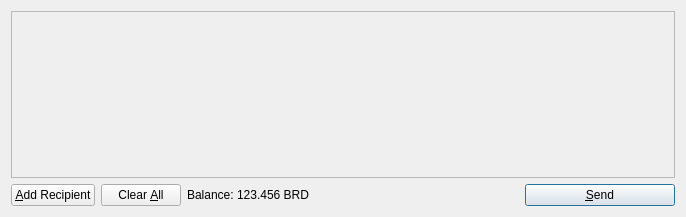
<?xml version="1.0" encoding="UTF-8"?>
<ui version="4.0">
 <class>SendCoinsDialog</class>
 <widget class="QDialog" name="SendCoinsDialog">
  <property name="geometry">
   <rect>
    <x>0</x>
    <y>0</y>
    <width>686</width>
    <height>217</height>
   </rect>
  </property>
  <property name="windowTitle">
   <string>Send Coins</string>
  </property>
  <layout class="QVBoxLayout" name="verticalLayout">
   <item>
    <widget class="QScrollArea" name="scrollArea">
     <property name="widgetResizable">
      <bool>true</bool>
     </property>
     <widget class="QWidget" name="scrollAreaWidgetContents">
      <property name="geometry">
       <rect>
        <x>0</x>
        <y>0</y>
        <width>666</width>
        <height>165</height>
       </rect>
      </property>
      <layout class="QVBoxLayout" name="verticalLayout_2">
       <property name="margin">
        <number>0</number>
       </property>
       <item>
        <layout class="QVBoxLayout" name="entries">
         <property name="spacing">
          <number>6</number>
         </property>
        </layout>
       </item>
       <item>
        <spacer name="verticalSpacer">
         <property name="orientation">
          <enum>Qt::Vertical</enum>
         </property>
         <property name="sizeHint" stdset="0">
          <size>
           <width>20</width>
           <height>40</height>
          </size>
         </property>
        </spacer>
       </item>
      </layout>
     </widget>
    </widget>
   </item>
   <item>
    <layout class="QHBoxLayout" name="horizontalLayout">
     <item>
      <widget class="QPushButton" name="addButton">
       <property name="toolTip">
        <string>Send to multiple recipients at once</string>
       </property>
       <property name="text">
        <string>&amp;Add Recipient</string>
       </property>
       <property name="icon">
        <iconset resource="../bitcoin.qrc">
         <normaloff>:/icons/add</normaloff>:/icons/add</iconset>
       </property>
       <property name="autoDefault">
        <bool>false</bool>
       </property>
      </widget>
     </item>
     <item>
      <widget class="QPushButton" name="clearButton">
       <property name="sizePolicy">
        <sizepolicy hsizetype="Minimum" vsizetype="Fixed">
         <horstretch>0</horstretch>
         <verstretch>0</verstretch>
        </sizepolicy>
       </property>
       <property name="toolTip">
        <string>Remove all transaction fields</string>
       </property>
       <property name="text">
        <string>Clear &amp;All</string>
       </property>
       <property name="icon">
        <iconset resource="../bitcoin.qrc">
         <normaloff>:/icons/remove</normaloff>:/icons/remove</iconset>
       </property>
       <property name="autoRepeatDelay">
        <number>300</number>
       </property>
       <property name="autoDefault">
        <bool>false</bool>
       </property>
      </widget>
     </item>
     <item>
      <layout class="QHBoxLayout" name="horizontalLayout_2">
       <property name="spacing">
        <number>3</number>
       </property>
       <item>
        <widget class="QLabel" name="label">
         <property name="text">
          <string>Balance:</string>
         </property>
        </widget>
       </item>
       <item>
        <widget class="QLabel" name="labelBalance">
         <property name="cursor">
          <cursorShape>IBeamCursor</cursorShape>
         </property>
         <property name="text">
          <string>123.456 BRD</string>
         </property>
         <property name="textInteractionFlags">
          <set>Qt::LinksAccessibleByMouse|Qt::TextSelectableByKeyboard|Qt::TextSelectableByMouse</set>
         </property>
        </widget>
       </item>
      </layout>
     </item>
     <item>
      <spacer name="horizontalSpacer">
       <property name="orientation">
        <enum>Qt::Horizontal</enum>
       </property>
       <property name="sizeHint" stdset="0">
        <size>
         <width>40</width>
         <height>20</height>
        </size>
       </property>
      </spacer>
     </item>
     <item>
      <widget class="QPushButton" name="sendButton">
       <property name="minimumSize">
        <size>
         <width>150</width>
         <height>0</height>
        </size>
       </property>
       <property name="toolTip">
        <string>Confirm the send action</string>
       </property>
       <property name="text">
        <string>&amp;Send</string>
       </property>
       <property name="icon">
        <iconset resource="../bitcoin.qrc">
         <normaloff>:/icons/send</normaloff>:/icons/send</iconset>
       </property>
       <property name="default">
        <bool>true</bool>
       </property>
      </widget>
     </item>
    </layout>
   </item>
  </layout>
 </widget>
 <resources>
  <include location="../bitcoin.qrc"/>
 </resources>
 <connections/>
</ui>
